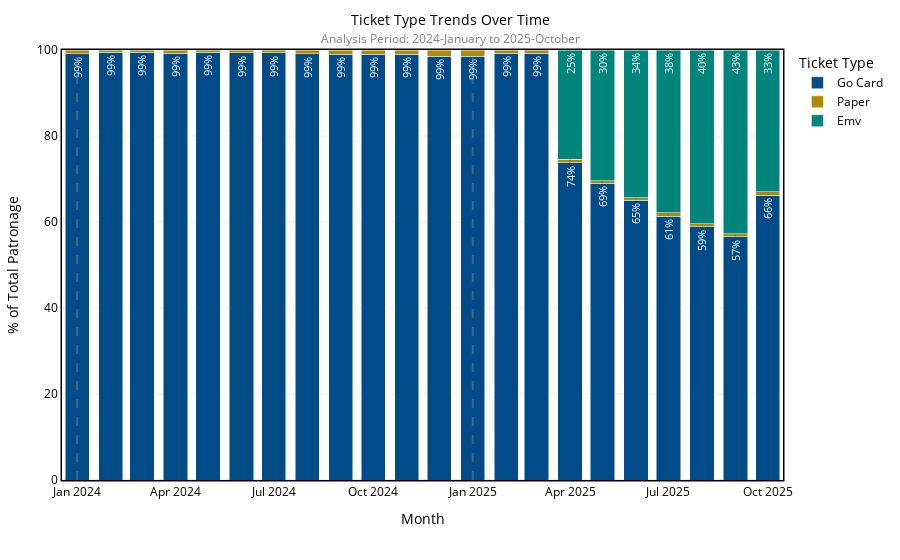

The code cell stored with this chart in its notebook:
### Markdown cell above
## Ticket Type

### Code cell
def plot_ticket_type_trends(df, trend_years=1, ticket_colors=None, save_path='graphs/'):
    """
    Ticket type trends over time
    """
    df = df[df['year'].between( df['date'].max().year - trend_years, df['date'].max().year)]
    #Remove 'Count' ticket type
    df = df[df['ticket_type'].str.lower() != 'count']
    monthly = df.groupby(['date', 'ticket_type'])['patronage'].sum().reset_index().sort_values(by=['date', 'ticket_type'])
    monthly['percent'] = monthly.groupby(['date'])['patronage'].transform(lambda x: x/x.sum())
    # Analysis period
    analysis_period_text = analysis_period(df)

    fig = px.bar(
        monthly,
        x='date',
        y='percent',
        color='ticket_type',
        color_discrete_map=ticket_colors,
        labels={'ticket_type': 'Ticket Type'},
        barmode='stack',
        text='percent',
        text_auto='.0%'
        )
    
    fig.update_traces(textangle=270,
                      textfont_size=11)

    
    # Apply the reusable style
    fig = apply_plotly_style(
        fig,
        title='Ticket Type Trends Over Time',
        x_title='Month',
        y_title='% of Total Patronage',
        analysis_period_text=analysis_period_text
    )

    fig.update_layout(template='plotly_white', 
                      hovermode='x',
                      barnorm='percent',
                      legend_itemclick=False,
                      legend_itemdoubleclick=False)
    
    for trace in fig.data:
        trace_data = monthly[monthly['ticket_type']==trace.name]
        trace.customdata = np.stack([trace_data['patronage']/1e6, trace_data['percent']], axis=-1)
        trace.hovertemplate = (
            "<b>%{x|%b %Y}</b><br>" +
            "Ticket Type: %{fullData.name}<br>" + 
            "Patronage: %{customdata[0]:,.2f} M<br>" +
            "Share: %{customdata[1]:.1%}<extra></extra>"
        )


    # Add vertical lines for years
    for year in df['year'].unique():
        fig.add_vline(
            x=pd.Timestamp(f'{year}-01-01'),
            line_dash="dash",
            line_color="gray",
            opacity=0.5
        )


    # Save files
    fig.write_html(f'{save_path}/ticket_type_trends.html')


    return fig
plot_ticket_type_trends(data, trend_years=1, ticket_colors=ticket_colors, save_path=FIGURES_PATH)

### Figure 1 — Plotly figure (JSON) as saved in the notebook; plotly's stock layout.template omitted (floating-point values rounded to 4 significant figures)
{"data": [{"customdata": [[8.456, 0.9908], [10.39, 0.9943], [10.92, 0.9943], [9.913, 0.993], [10.8, 0.9949], [9.174, 0.9936], [10.68, 0.9934], [12.4, 0.9908], [11.55, 0.9896], [12.54, 0.99], [11.36, 0.9904], [9.439, 0.9854], [9.859, 0.9855], [11.42, 0.9919], [9.83, 0.9929], [9.77, 0.7382], [10.08, 0.6906], [8.724, 0.6501], [9.205, 0.6138], [8.892, 0.5892], [8.341, 0.5659], [8.268, 0.6619]], "hovertemplate": "<b>%{x|%b %Y}</b><br>Ticket Type: %{fullData.name}<br>Patronage: %{customdata[0]:,.2f} M<br>Share: %{customdata[1]:.1%}<extra></extra>", "legendgroup": "Go Card", "marker": {"color": "#004b88", "pattern": {"shape": ""}}, "name": "Go Card", "orientation": "v", "showlegend": true, "text": [0.9908, 0.9943, 0.9943, 0.993, 0.9949, 0.9936, 0.9934, 0.9908, 0.9896, 0.99, 0.9904, 0.9854, 0.9855, 0.9919, 0.9929, 0.7382, 0.6906, 0.6501, 0.6138, 0.5892, 0.5659, 0.6619], "textangle": -90, "textfont": {"size": 11}, "textposition": "auto", "texttemplate": "%{y:.0%}", "type": "bar", "x": ["2024-01-01T00:00:00.000000000", "2024-02-01T00:00:00.000000000", "2024-03-01T00:00:00.000000000", "2024-04-01T00:00:00.000000000", "2024-05-01T00:00:00.000000000", "2024-06-01T00:00:00.000000000", "2024-07-01T00:00:00.000000000", "2024-08-01T00:00:00.000000000", "2024-09-01T00:00:00.000000000", "2024-10-01T00:00:00.000000000", "2024-11-01T00:00:00.000000000", "2024-12-01T00:00:00.000000000", "2025-01-01T00:00:00.000000000", "2025-02-01T00:00:00.000000000", "2025-03-01T00:00:00.000000000", "2025-04-01T00:00:00.000000000", "2025-05-01T00:00:00.000000000", "2025-06-01T00:00:00.000000000", "2025-07-01T00:00:00.000000000", "2025-08-01T00:00:00.000000000", "2025-09-01T00:00:00.000000000", "2025-10-01T00:00:00.000000000"], "xaxis": "x", "y": [0.9908, 0.9943, 0.9943, 0.993, 0.9949, 0.9936, 0.9934, 0.9908, 0.9896, 0.99, 0.9904, 0.9854, 0.9855, 0.9919, 0.9929, 0.7382, 0.6906, 0.6501, 0.6138, 0.5892, 0.5659, 0.6619], "yaxis": "y"}, {"customdata": [[0.07851, 0.009199], [0.05944, 0.005691], [0.06275, 0.005712], [0.06983, 0.006994], [0.05586, 0.005147], [0.05878, 0.006367], [0.07087, 0.006591], [0.1153, 0.009209], [0.1214, 0.01041], [0.127, 0.01003], [0.1105, 0.009637], [0.1403, 0.01465], [0.145, 0.01449], [0.09278, 0.008056], [0.07063, 0.007134], [0.1053, 0.007954], [0.08344, 0.005715], [0.08053, 0.006001], [0.112, 0.007466], [0.1018, 0.006745], [0.09774, 0.006631], [0.09856, 0.007891]], "hovertemplate": "<b>%{x|%b %Y}</b><br>Ticket Type: %{fullData.name}<br>Patronage: %{customdata[0]:,.2f} M<br>Share: %{customdata[1]:.1%}<extra></extra>", "legendgroup": "Paper", "marker": {"color": "#B08A00", "pattern": {"shape": ""}}, "name": "Paper", "orientation": "v", "showlegend": true, "text": [0.009199, 0.005691, 0.005712, 0.006994, 0.005147, 0.006367, 0.006591, 0.009209, 0.01041, 0.01003, 0.009637, 0.01465, 0.01449, 0.008056, 0.007134, 0.007954, 0.005715, 0.006001, 0.007466, 0.006745, 0.006631, 0.007891], "textangle": -90, "textfont": {"size": 11}, "textposition": "auto", "texttemplate": "%{y:.0%}", "type": "bar", "x": ["2024-01-01T00:00:00.000000000", "2024-02-01T00:00:00.000000000", "2024-03-01T00:00:00.000000000", "2024-04-01T00:00:00.000000000", "2024-05-01T00:00:00.000000000", "2024-06-01T00:00:00.000000000", "2024-07-01T00:00:00.000000000", "2024-08-01T00:00:00.000000000", "2024-09-01T00:00:00.000000000", "2024-10-01T00:00:00.000000000", "2024-11-01T00:00:00.000000000", "2024-12-01T00:00:00.000000000", "2025-01-01T00:00:00.000000000", "2025-02-01T00:00:00.000000000", "2025-03-01T00:00:00.000000000", "2025-04-01T00:00:00.000000000", "2025-05-01T00:00:00.000000000", "2025-06-01T00:00:00.000000000", "2025-07-01T00:00:00.000000000", "2025-08-01T00:00:00.000000000", "2025-09-01T00:00:00.000000000", "2025-10-01T00:00:00.000000000"], "xaxis": "x", "y": [0.009199, 0.005691, 0.005712, 0.006994, 0.005147, 0.006367, 0.006591, 0.009209, 0.01041, 0.01003, 0.009637, 0.01465, 0.01449, 0.008056, 0.007134, 0.007954, 0.005715, 0.006001, 0.007466, 0.006745, 0.006631, 0.007891], "yaxis": "y"}, {"customdata": [[3.36, 0.2539], [4.434, 0.3037], [4.615, 0.3439], [5.68, 0.3788], [6.098, 0.4041], [6.301, 0.4275], [4.125, 0.3302]], "hovertemplate": "<b>%{x|%b %Y}</b><br>Ticket Type: %{fullData.name}<br>Patronage: %{customdata[0]:,.2f} M<br>Share: %{customdata[1]:.1%}<extra></extra>", "legendgroup": "Emv", "marker": {"color": "#00857C", "pattern": {"shape": ""}}, "name": "Emv", "orientation": "v", "showlegend": true, "text": [0.2539, 0.3037, 0.3439, 0.3788, 0.4041, 0.4275, 0.3302], "textangle": -90, "textfont": {"size": 11}, "textposition": "auto", "texttemplate": "%{y:.0%}", "type": "bar", "x": ["2025-04-01T00:00:00.000000000", "2025-05-01T00:00:00.000000000", "2025-06-01T00:00:00.000000000", "2025-07-01T00:00:00.000000000", "2025-08-01T00:00:00.000000000", "2025-09-01T00:00:00.000000000", "2025-10-01T00:00:00.000000000"], "xaxis": "x", "y": [0.2539, 0.3037, 0.3439, 0.3788, 0.4041, 0.4275, 0.3302], "yaxis": "y"}], "layout": {"barmode": "stack", "barnorm": "percent", "font": {"color": "black", "size": 12}, "hoverlabel": {"bgcolor": "white"}, "hovermode": "x", "legend": {"itemclick": false, "itemdoubleclick": false, "title": {"text": "Ticket Type"}, "tracegroupgap": 0}, "margin": {"b": 80, "l": 60, "r": 30, "t": 50}, "shapes": [{"line": {"color": "gray", "dash": "dash"}, "opacity": 0.5, "type": "line", "x0": "2024-01-01T00:00:00", "x1": "2024-01-01T00:00:00", "xref": "x", "y0": 0, "y1": 1, "yref": "y domain"}, {"line": {"color": "gray", "dash": "dash"}, "opacity": 0.5, "type": "line", "x0": "2025-01-01T00:00:00", "x1": "2025-01-01T00:00:00", "xref": "x", "y0": 0, "y1": 1, "yref": "y domain"}], "title": {"font": {"color": "black", "size": 14}, "text": "Ticket Type Trends Over Time<br><span style='font-size:12px; color:gray;'>Analysis Period: 2024-January to 2025-October</span>", "x": 0.5, "xanchor": "center"}, "xaxis": {"anchor": "y", "domain": [0, 1], "linecolor": "black", "linewidth": 1.5, "mirror": true, "showline": true, "title": {"text": "Month"}}, "yaxis": {"anchor": "x", "domain": [0, 1], "fixedrange": false, "linecolor": "black", "linewidth": 1.5, "mirror": true, "showline": true, "title": {"text": "% of Total Patronage"}}}}
